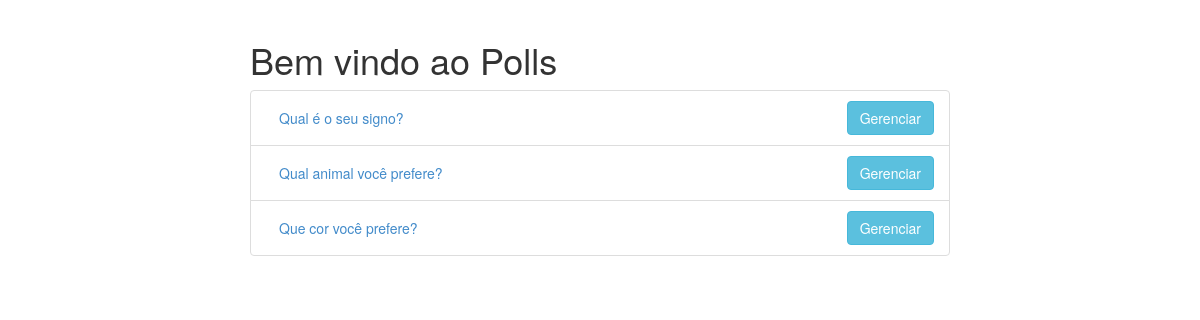
/, run on an earlier commit of the app's database.
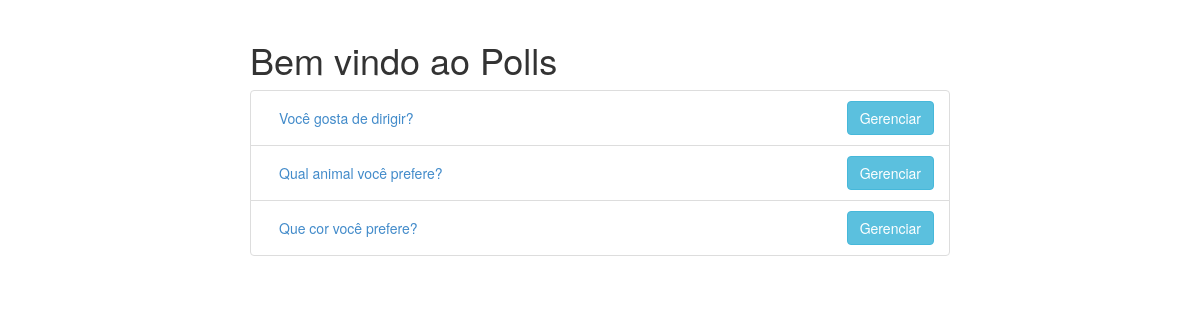
And on a later commit of the database.
### polls/models.py (models this page shows, shortened)
class Question(models.Model):
    question_text = models.CharField(max_length=240)
    closed = models.BooleanField(default=False)
    pub_date = models.DateField()
    def __init__(self, *args, **kwargs):
        super().__init__(*args, **kwargs)

### polls/views.py (the view)
# urls.py: url(r'^$', views.index, name='index'),
def index(request):
    questions = Question.objects.order_by('-pub_date')
    return render(request, 'index.html', {'questions':questions})

### polls/templates/index.html
{% extends 'base.html' %}
{% block body %}
    <h1>Bem vindo ao Polls</h1>
    <ul class="list-group">
    {% for q in questions %}
        <li class="list-group-item">
            <a href="{% url 'exibir' q.id %}" class="btn">{{ q.question_text }}</a>
            <a href="{% url 'manage' q.id %}" class="btn btn-info pull-right" role="button">Gerenciar</a>
        </li>
    {% endfor %}
    </ul>
{% endblock %}

What changed in the data, as far as the page shows it:
changed Question: question_text "Qual é o seu signo?" → "Você gosta de dirigir?"
